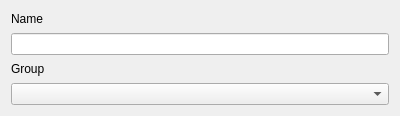
<?xml version="1.0" encoding="UTF-8"?>
<ui version="4.0">
 <class>RoleManagerItem</class>
 <widget class="QWidget" name="RoleManagerItem">
  <property name="geometry">
   <rect>
    <x>0</x>
    <y>0</y>
    <width>400</width>
    <height>116</height>
   </rect>
  </property>
  <property name="windowTitle">
   <string>RoleManagerItem</string>
  </property>
  <layout class="QVBoxLayout" name="verticalLayout">
   <item>
    <widget class="QLabel" name="label">
     <property name="text">
      <string>Name</string>
     </property>
    </widget>
   </item>
   <item>
    <widget class="QLineEdit" name="lineEdit_Name"/>
   </item>
   <item>
    <widget class="QLabel" name="label_2">
     <property name="text">
      <string>Group </string>
     </property>
    </widget>
   </item>
   <item>
    <widget class="QComboBox" name="comboBox"/>
   </item>
  </layout>
 </widget>
 <layoutdefault spacing="6" margin="11"/>
 <resources/>
 <connections/>
</ui>
